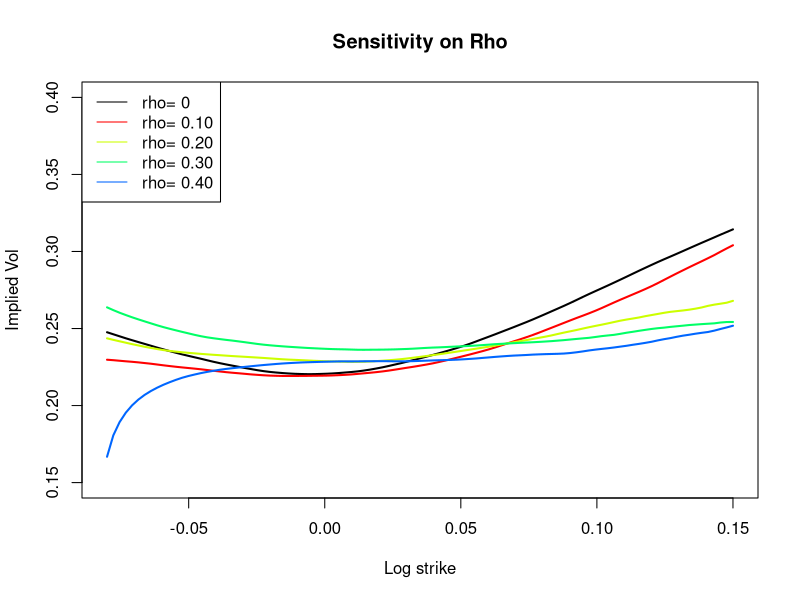

The R script that drew this image:
rm(list=ls())
library(MASS)
library(parallel)

bstar <- function(k, alpha){
  result <- ((k^(alpha+1) - (k-1)^(alpha+1)) / (alpha+1)) ^ (1/alpha)
  return(result)
}

BSImpliedVolCall <- function(S0, K, T, r, C)
{
  nK <- length(K);
  sigmaL <- rep(1e-10,nK);
  CL <- BSFormula(S0, K, T, r, sigmaL);
  sigmaH <- rep(10,nK);
  CH <- BSFormula(S0, K, T, r, sigmaH);
  while (mean(sigmaH - sigmaL) > 1e-10)
  {
    sigma <- (sigmaL + sigmaH)/2;
    CM <- BSFormula(S0, K, T, r, sigma);
    CL <- CL + (CM < C)*(CM-CL);
    sigmaL <- sigmaL + (CM < C)*(sigma-sigmaL);
    CH <- CH + (CM >= C)*(CM-CH);
    sigmaH <- sigmaH + (CM >= C)*(sigma-sigmaH);
  }
  return(sigma);
  
}

MyImpliedVolCall <- function(S0, K, T, r, C){
  sigmaL <- 1e-3
  sigmaH <- 10
  while(sigmaH-sigmaL > 1e-10){
    sigma <- (sigmaL + sigmaH)/2
    if(BSFormula(S0, K, T, r, sigma)==C) {break}
    else if(BSFormula(S0, K, T, r, sigma)>C) {sigmaH <- sigma}
    else{
      sigmaL <- sigma
    }
  }
  return(sigma)
}

BSFormula <- function(S0, K, T, r, sigma)
{
  x <- log(S0/K)+r*T;
  sig <- sigma*sqrt(T);
  d1 <- x/sig+sig/2;
  d2 <- d1 - sig;
  pv <- exp(-r*T);
  return( S0*pnorm(d1) - pv*K*pnorm(d2));
}

hybridScheme <- function(params){
  
  S0 <- params$S0
  xi <- params$xi
  eta <- params$eta
  alpha <- params$alpha
  rho <- params$rho
  
  #n = 100
  #kappa = 1
  covMatrix <- function(n, kappa){
    ### generate the covariance matrix
    ### @param n: the distance between two points is 1/n
    ### @param kappa: how many power low terms to include around zero
    
    sigma <- matrix(0, nrow=kappa+1, ncol=kappa+1)
    sigma[1,1] <- 1/n
    if(kappa==0){
      return (sigma)
    }
    else{
    for(j in 2:(kappa+1)){
      sigma[1, j] <- ((j-1)^(alpha+1)-(j-2)^(alpha+1)) / ((alpha+1)*n^(alpha+1))
      sigma[j, 1] <- ((j-1)^(alpha+1)-(j-2)^(alpha+1)) / ((alpha+1)*n^(alpha+1))
    }
    for(j in 2:(kappa+1)){
      for(k in 2:(kappa+1)){
        if(j==k){
          sigma[j,k] <- ((j-1)^(2*alpha+1)-(j-2)^(2*alpha+1)) / ((2*alpha+1)*n^(2*alpha+1))
        }
        else{
          #print(((j-1)(k-1))^(alpha+1) * f21hyper(1,2*(alpha+1),alpha+2,(k-1)/(k-j))) #- 
          #print(j)
          #print(k)
          #print((k-1)/(k-j))
          #print(hyperg_2F1(1,2*(alpha+1),alpha+2,(k-1)/(k-j)))
          #sigma[j,k] <- ((j-1)(k-1))^(alpha+1) * f21hyper(1,2*(alpha+1),alpha+2,(k-1)/(k-j)) #- 
          #               ((j-2)(k-2))^(alpha+1) * f21hyper(1,2*(alpha+1),alpha+2,(k-2)/(k-j))) /
          #               (j-k) * (alpha+1) * n^(2*alpha+1)  
          
        }
      }
    }
    #print(sigma)
    return(sigma)
    }
  }
  
  Simulation <- function(n, kappa, T){
    W <- mvrnorm(floor(n*T), mu=rep(0, kappa+1), Sigma=covMatrix(n, kappa))
    Wperp <- rnorm(floor(n*T), sd=sqrt(1/n))
    Z <- rho * W[,1] + sqrt(1-rho*rho)*Wperp
    Gamma <- sapply(seq(1:floor(n*T)), function(x){(bstar(x, alpha)/n)^alpha}) 
    Gamma[1:kappa] <- 0
    Y2 <- convolve(Gamma, rev(W[,1]), type="open")[1:floor(n*T)]
    Y1 <- rep(0, floor(n*T))
    
    for(i in 1:floor(n*T)){
      Y1[i] <-0
      if (kappa!=0 ){
      for (k in 1:min(i,kappa)){
        Y1[i] = Y1[i] + W[i+1-k,k+1]
      }
      }
    }
    Y <- Y1+Y2 ## The simulated series of main interst
    v <- xi*exp(eta*sqrt(2*alpha+1)*Y - eta*eta/2*sapply(seq(1:floor(n*T)),function(x){(x/n)^(2*alpha+1)}))
    v <- c(xi, v[1:length(v)-1])
    S <- S0 * exp(sum(v^0.5*Z) - 1/2*sum(v)/n)
    return(S)
  }
  
  MC <- function(N, n, kappa, T){
    return(unlist(mclapply(rep(T, N), function(x){Simulation(n, kappa, x)}, mc.cores = 4)))
  }
  return(MC)
}

impvol <- function(k, st, T){
  payoff <- (st > exp(k)) * (st - exp(k))
  return(BSImpliedVolCall(1, exp(k), T, 0, mean(payoff)))
}




params <- list(S0=1, xi=0.235^2, eta=1.9, alpha=-0.43, rho=-0.9)
T <- 0.041
n <- 1000 # step length is 1/n
paths <- 1e4
set.seed(9081)
finalPrices <- hybridScheme(params)(paths, n, 1, T)
summary(finalPrices)



vol <- function(k, finalP){sapply(k, function(x){impvol(x, finalP, T)})}
payoff <- function(k, finalP){sapply(k, function(x){mean((finalP > exp(x)) * (finalP - exp(x)))})}


# 
# # param2<- list(S0=1, xi=0.7, eta=1.9, alpha= -0.43, rho= -0.9)
# finalPrices2<- hybridScheme(params)(paths, n, 0, T)
# 
# save(finalPrices, file='finalPT1kappa1.rData')
# save(finalPrices2,file ='finalPT1kappa0.rData')
# 
# 
# curve(vol(x, finalPrices), from=-0.3, to=0.2, col='blue',
#       xlab="Log strike", ylab="Implied Vol", ylim= c(0, 0.55))
# curve(vol(x, finalPrices2),from=-0.18, to=0.08, add=TRUE, col='red')
# legend('topright', legend= c('kappa= 0', 'kappa= 1'), col= c('red', 'blue'), lty=1)
# title(main = 'T=1')
# 
# 

# 
# k<-5
# clr<- rainbow(k)
# finalP<- list()
# 
# 
# for (i in 1:k){
#   
#   param<- params
#   param$xi<- param$xi+0.01*i
#   print(i)
#   
#   finalP[[i]]<- hybridScheme(param)(paths, n,1,T)
# }
# save(finalP, file='finalP_xi.rData')
# 
# curve(vol(x, finalPrices), from=-0.15, to=0.15, col='black',
#       xlab="Log strike", ylab="Implied Vol", ylim= c(0.1, 0.55) ,lwd=2)
# 
# for (i in 1:k){
#   curve(vol(x, finalP[[i]]),from=-0.15, to=0.15, add=TRUE, col=clr[i], lwd=2)
# }
# 
# 
# 
# legend( 'topright',
#         legend=c ('xi= 0.235^2', 
#                   'xi= 0.235^2+ 0.01',
#                   'xi= 0.235^2+ 0.02',
#                   'xi= 0.235^2+ 0.03',
#                   'xi= 0.235^2+ 0.04',
#                   'xi= 0.235^2+ 0.05'), 
#         col = c('black', clr), lty=1)
# 
# 
# title( 'Sensitivity on Xi')




# 
# k<-3
# clr<- rainbow(k)
# finalP<- list()
# 
# 
# for (i in 1:k){
#   
#   param<- params
#   param$eta<- param$eta+0.3*i
#   print(i)
#   
#   finalP[[i]]<- hybridScheme(param)(paths, n,1,T)
# }
# save(finalP, file='finalP_eta.rData')
# 
# curve(vol(x, finalPrices), from=-0.15, to=0.15, col='black',
#       xlab="Log strike", ylab="Implied Vol", ylim= c(0.1, 0.55) ,lwd=2)
# 
# for (i in 1:k){
#   curve(vol(x, finalP[[i]]),from=-0.15, to=0.15, add=TRUE, col=clr[i], lwd=2)
# }
# 
# 
# 
# legend( 'topright',
#         legend=c ('eta= 1.9', 
#                   'eta= 2.2',
#                   'eta= 2.5',
#                   'eta= 2.8'), 
#         col = c('black', clr), lty=1)
# 
# 
# title( 'Sensitivity on Eta')
# 
# 
# 
# 
# 
# 
# 
# k<-4
# clr<- rainbow(k)
# finalP<- list()
# 
# 
# for (i in 1:k){
#   
#   param<- params
#   param$alpha<- param$alpha+0.02*i
#   print(i)
#   
#   finalP[[i]]<- hybridScheme(param)(paths, n,1,T)
# }
# save(finalP, file='finalP_alpha.rData')
# 
# curve(vol(x, finalPrices), from=-0.15, to=0.1, col='black',
#       xlab="Log strike", ylab="Implied Vol", ylim= c(0.1, 0.55) ,lwd=2)
# 
# for (i in 1:k){
#   curve(vol(x, finalP[[i]]),from=-0.18, to=0.1, add=TRUE, col=clr[i], lwd=2)
# }
# 
# 
# 
# legend( 'topright',
#         legend=c ('alpha= -0.43', 
#                   'alpha= -0.41',
#                   'alpha= -0.39',
#                   'alpha= -0.37',
#                   'alpha= -0.35'), 
#         col = c('black', clr), lty=1)
# 
# 
# title( 'Sensitivity on Alpha')









# 
# k<-4
# clr<- rainbow(k)
# finalP<- list()
# 
# 
# for (i in 1:k){
#   
#   param<- params
#   param$alpha<- param$alpha+0.1*i
#   print(i)
#   
#   finalP[[i]]<- hybridScheme(param)(paths, n,1,T)
# }
#   
# save(finalP, file='finalP_rho.rData')
# 
# curve(vol(x, finalPrices), from=-0.1, to=0.1, col='black',
#       xlab="Log strike", ylab="Implied Vol", ylim= c(0.1, 0.35) ,lwd=2)
# 
# for (i in 1:k){
#   curve(vol(x, finalP[[i]]),from=-0.1, to=0.1, add=TRUE, col=clr[i], lwd=2)
# }
# 
# 
# 
# legend( 'topright',
#         legend=c ('rho= -0.90', 
#                   'rho= -0.80',
#                   'rho= -0.70',
#                   'rho= -0.60',
#                   'rho= -0.50'), 
#         col = c('black', clr), lty=1)
# 
# 
# 
# 
# title( 'Sensitivity on Rho')





k<-5
clr<- rainbow(k)
finalP<- list()

params$rho<-0
finalPrices <- hybridScheme(params)(paths, n, 1, T)
summary(finalPrices)

for (i in 1:k){
  
  param<- params
  param$alpha<- param$alpha+0.1*i
  print(i)
  
  finalP[[i]]<- hybridScheme(param)(paths, n,1,T)
}

save(finalP, file='finalP_rho.rData')

curve(vol(x, finalPrices), from=-0.08, to=0.15, col='black',
      xlab="Log strike", ylab="Implied Vol", ylim= c(0.15, 0.4) ,lwd=2)

for (i in 1:(k-1)){
  curve(vol(x, finalP[[i]]),from=-0.08, to=0.15, add=TRUE, col=clr[i], lwd=2)
}



legend( 'topleft',
        legend=c ('rho= 0', 
                  'rho= 0.10',
                  'rho= 0.20',
                  'rho= 0.30',
                  'rho= 0.40'), 
        col = c('black', clr), lty=1)




title( 'Sensitivity on Rho')

